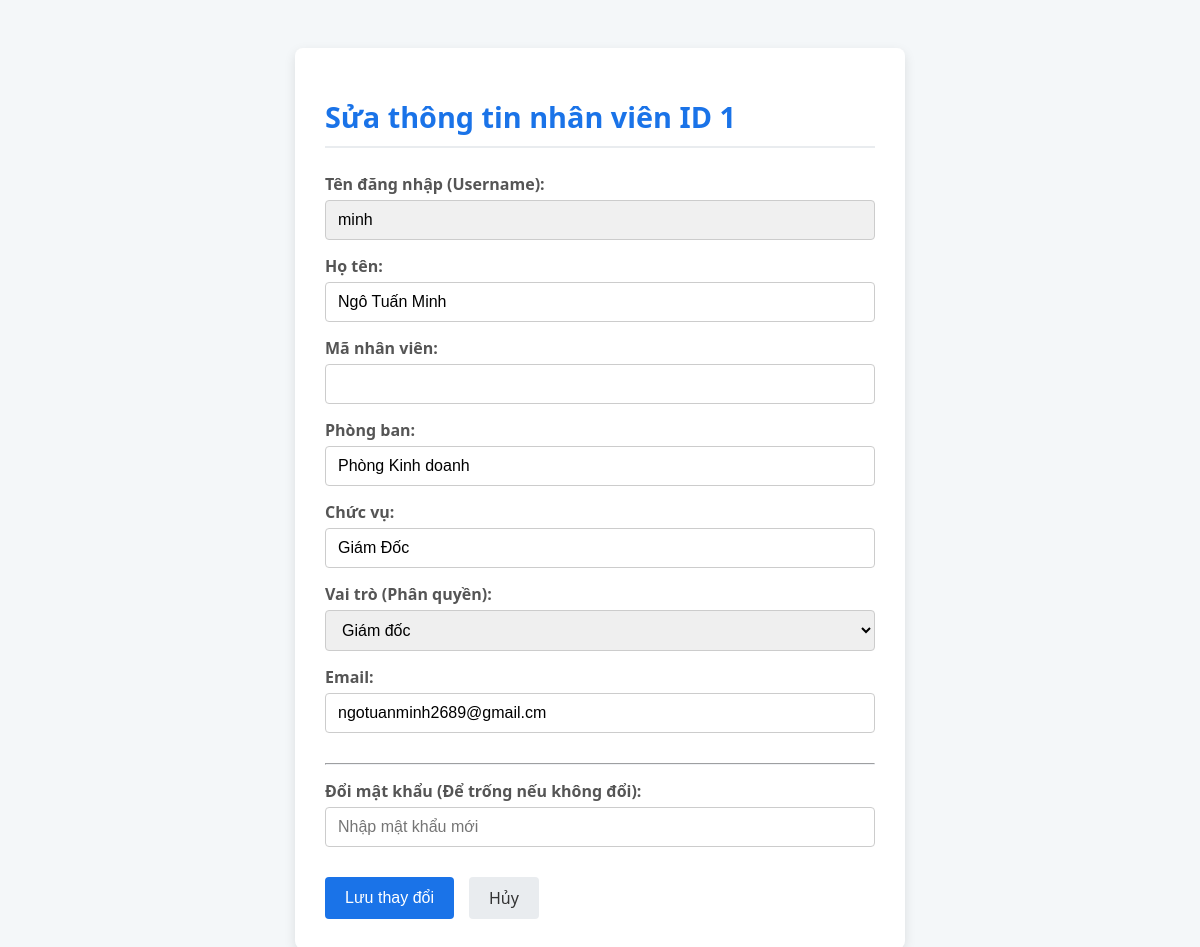
The app's page /sua_nhan_vien/1 (signed in) with its own data.
### tables this page shows
CREATE TABLE users (
    id INTEGER PRIMARY KEY AUTOINCREMENT,
    
    -- THÔNG TIN ĐĂNG NHẬP & PHÂN QUYỀN
    username TEXT UNIQUE NOT NULL,      -- Tên đăng nhập
    password TEXT NOT NULL,             -- Mật khẩu (hash)
    role TEXT NOT NULL,                 -- Vai trò: giam_doc, quan_ly, nhan_vien
    
    -- THÔNG TIN CÁ NHÂN & CÔNG VIỆC
    ma_nv TEXT UNIQUE,                  -- Mã nhân viên
    ho_ten TEXT,                        -- Họ tên đầy đủ
    phong_ban TEXT,                     -- Phòng ban
    chuc_vu TEXT,                       -- Chức vụ hiển thị
    email TEXT                          -- Email nhân viên
);

### app.py (the view, shortened to what this page needs)
@app.route('/sua_nhan_vien/<int:nv_id>', methods=['GET', 'POST'])
@login_required
def sua_nhan_vien(nv_id):
    conn = get_db_connection()
    nv = conn.execute('SELECT * FROM users WHERE id = ?', (nv_id,)).fetchone()
    if nv is None:
        conn.close()
        flash("Không tìm thấy nhân viên.")
        return redirect(url_for('quan_ly_nhan_vien'))
    conn.close()
    return render_template('sua_nhan_vien.html', nv=nv)

### app.py (called while the page is built)
def get_db_connection():
    conn = sqlite3.connect('database.db')
    conn.row_factory = sqlite3.Row
    return conn

def login_required(f):
    @wraps(f)
    def decorated(*args, **kwargs):
        if 'user_id' not in session:
            return redirect(url_for('login'))
        return f(*args, **kwargs)
    return decorated

### templates/sua_nhan_vien.html (shortened to what this page needs)
<!DOCTYPE html>
<html lang="vi">
<head>
</head>
<body>
    <div class="container">
        <h1>Sửa thông tin nhân viên ID {{ nv.id }}</h1>
        <form method="POST" action="{{ url_for('sua_nhan_vien', nv_id=nv.id) }}">
            <label for="username">Tên đăng nhập (Username):</label>
            <input type="text" id="username" name="username" value="{{ nv.username }}" readonly class="readonly-field" />
            <label for="ho_ten">Họ tên:</label>
            <input type="text" id="ho_ten" name="ho_ten" value="{{ nv.ho_ten or '' }}" required />
            <label for="ma_nv">Mã nhân viên:</label>
            <input type="text" id="ma_nv" name="ma_nv" value="{{ nv.ma_nv or '' }}" required />
            <label for="phong_ban">Phòng ban:</label>
            <input type="text" id="phong_ban" name="phong_ban" value="{{ nv.phong_ban or '' }}" />
            <label for="chuc_vu">Chức vụ:</label>
            <input type="text" id="chuc_vu" name="chuc_vu" value="{{ nv.chuc_vu or '' }}" />
            <label for="role">Vai trò (Phân quyền):</label>
            <select id="role" name="role" required>
                <option value="giam_doc" {% if nv.role == 'giam_doc' %}selected{% endif %}>Giám đốc</option>
            </select>
            <label for="email">Email:</label>
            <input type="text" id="email" name="email" value="{{ nv.email or '' }}" />
            <hr style="margin: 30px 0 15px; border-color: #f0f2f5;">
            <label for="password">Đổi mật khẩu (Để trống nếu không đổi):</label>
            <input type="password" id="password" name="password" placeholder="Nhập mật khẩu mới" />
            <div class="action-buttons">
                <button type="submit" class="btn btn-save">Lưu thay đổi</button>
                <a href="{{ url_for('quan_ly_nhan_vien') }}" class="btn btn-cancel">Hủy</a>
            </div>
        </form>
    </div>
</body>
</html>

### templates/sua_nhan_vien.html (style rules this page uses)
body { font-family: 'Segoe UI', Tahoma, Geneva, Verdana, sans-serif; background-color: #f4f7f9; color: #333; padding: 40px; display: flex; justify-content: center; }
.container { background-color: white; padding: 30px; border-radius: 8px; box-shadow: 0 4px 12px rgba(0, 0, 0, 0.1); width: 100%; max-width: 550px; }
h1 { color: #1a73e8; margin-bottom: 25px; border-bottom: 2px solid #e9ecef; padding-bottom: 10px; font-weight: 600; font-size: 1.8em; }
form label { display: block; margin: 15px 0 5px; font-weight: 600; color: #555; }
form input[type="text"], form input[type="password"], form select { width: 100%; padding: 10px 12px; border: 1px solid #ccc; border-radius: 4px; font-size: 1em; box-sizing: border-box; transition: border-color 0.3s; }
.action-buttons { margin-top: 30px; display: flex; justify-content: flex-start; gap: 15px; }
.btn { padding: 10px 20px; border: none; border-radius: 4px; cursor: pointer; font-size: 1em; font-weight: 500; transition: background-color 0.2s; text-decoration: none; text-align: center; }
.btn-save { background-color: #1a73e8; color: white; }
.btn-cancel { background-color: #e9ecef; color: #333; }
.readonly-field { background-color: #f0f0f0; cursor: not-allowed; }

### records on screen
users: id "1", username "minh", ho_ten "Ngô Tuấn Minh", phong_ban "Phòng Kinh doanh", chuc_vu "Giám Đốc", role "Giám đốc", email "ngotuanminh2689@gmail.cm"
